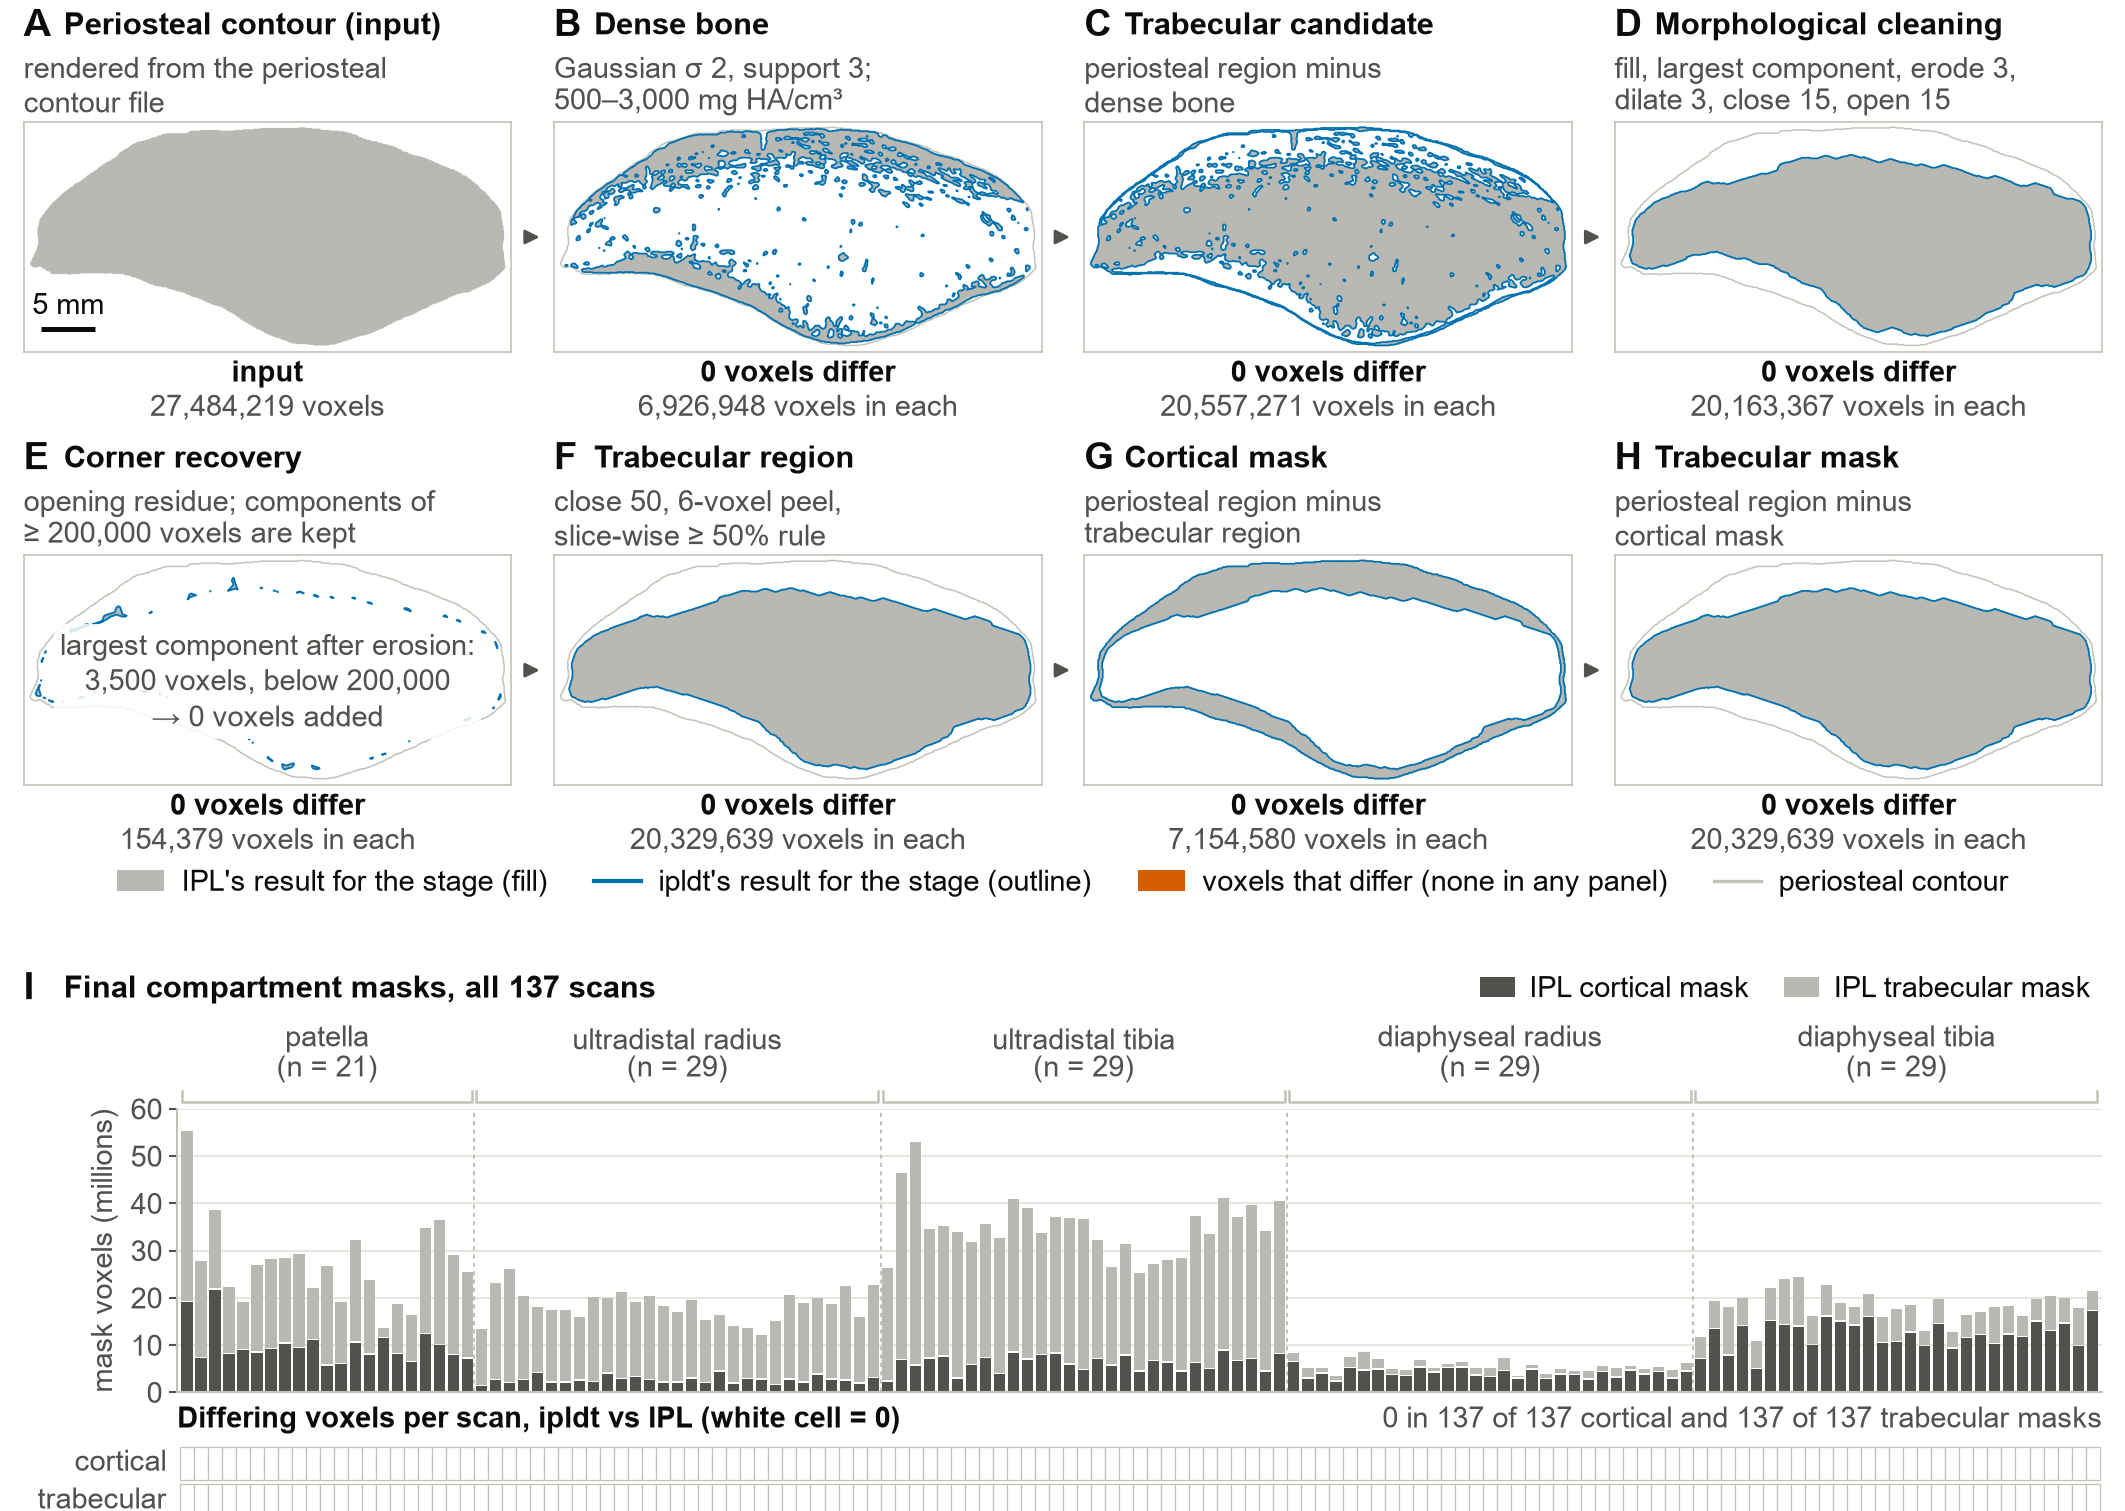

Write the Python code that produced this figure.
"""fig2_step1.py -- Figure 2 of the ipldt / ORMIR-BQRL manuscript: the cortical / trabecular compartment
separation (the reimplementation of IPL Script 32 STEP 1) stage by stage on one patella scan, and the agreement
of the final compartment masks on all 137 scans.

Panels A-H: one mid-slice of a patella scan (XtremeCT II, 60.7 um).  Fill = the voxels IPL V5.42 exported for
that stage of its own evaluation; blue outline = ipldt's result for the same stage, run end to end from the
greyscale and the same periosteal contour with the standard tibia parameters; orange = voxels that differ (none).
Under each panel: the number of differing voxels of the WHOLE stage volume (compared by global voxel position)
and the voxel count of the stage.
Panel I: the final cortical and trabecular masks of all 137 scans -- the size of IPL's masks and, per scan, the
number of voxels in which ipldt's mask differs (0 on every scan).

Run from the repository root in the `ormir` environment (numpy, scipy, numba, matplotlib; no GPU needed):

    python manuscript/figures/fig2_step1.py [--recompute]

Writes manuscript/figures/fig2_step1.png (300 dpi) and fig2_step1.svg, with the sidecars
fig2_step1_numbers.json (every number drawn) and fig2_step1_scans.csv (the 137 rows of panel I).
The slice crops and stage comparisons of panels A-H are cached in manuscript/figures/cache/ after the first run
(about 2 min: 32 AIM exports read, the ipldt chain run once, the two renderings computed); --recompute redoes it.

Inputs (read only):
  * IPL's stage exports of the patella scan and its greyscale AIM (T16_DIR, GRAB below);
  * validation/results/from_ipl_contour_ceil_dt/records/*.json   (21 patellae, configuration B: the dt-inclusive run
    under the shipped engine, the source of every patella configuration-B number of the manuscript);
  * validation/results/oslh_auto_vN/records/<Group>_<Study>_<n>.json (62 radius / tibia scans, configuration B) and
    validation/results/oslh_noedit_vN/records/<Group>_<Study>_<n>.json (the 54 diaphyseal scans of the second set):
    116 radius / tibia scans, the list of manuscript/facts/facts.json (Diaphyseal_CKD_991161 is not part of it);
  * manuscript/facts/facts.json: every pooled and per-site number of panel I is asserted against it.
Nothing under ipldt/ is modified: every ipldt number comes from calling ipldt.step1 / ipldt.contour on IPL's files.
"""
from __future__ import annotations

import argparse
import csv
import glob
import json
import os
import re
import sys
import time

import numpy as np
import matplotlib

matplotlib.use("Agg")
import matplotlib.pyplot as plt  # noqa: E402
from matplotlib import patches  # noqa: E402
from matplotlib.lines import Line2D  # noqa: E402

HERE = os.path.dirname(os.path.abspath(__file__))
REPO = os.path.dirname(os.path.dirname(HERE))
sys.path.insert(0, os.path.join(REPO, "validation"))  # noqa: E402  (datapaths, result_sets)
from datapaths import lab_path, public_path  # noqa: E402
from result_sets import OSLH_AUTO, OSLH_NOEDIT  # noqa: E402
sys.path.insert(0, REPO)
from ipldt.io import read_aim, align_to  # noqa: E402
from ipldt import ipl_ops as ops  # noqa: E402
from ipldt.step1 import STAGES, TIBIA, cort_trab_separation  # noqa: E402
from ipldt.contour import render_volume  # noqa: E402

# ------------------------------------------------------------------------------------------------ inputs
T16_DIR = lab_path("ipl_test_runs/run15/aims_and_logs")   # IPL's stage exports
EXPORT_BASE = "X2420448_T16_"                                                                  # <base>_<TAG>.AIM;n
GREY_AIM = lab_path("patellae/PFJ-0be66a_R/X2420448.AIM")           # the scan's greyscale
PATELLA_RECORDS = os.path.join(REPO, "validation", "results", "from_ipl_contour_ceil_dt", "records")
OSLH_RECORD_DIRS = [os.path.join(REPO, "validation", "results", OSLH_AUTO, "records"),
                    os.path.join(REPO, "validation", "results", OSLH_NOEDIT, "records")]
FACTS_JSON = os.path.join(REPO, "manuscript", "facts", "facts.json")
OSLH_RX = re.compile(r"^[A-Za-z]+_[A-Za-z]+_\d+\.json$")
OSLH_SKIP = {"Diaphyseal_CKD_991161"}          # a record that exists but is not part of the validation set
CACHE = os.path.join(HERE, "cache", "fig2_step1_cache")
OUT = os.path.join(HERE, "fig2_step1")

VOX_MM = 0.0607
Z_MID = 252                                  # global z of the shown slice (the stage-00 volume spans z 168..335)
TAGS32 = STAGES + ("30_cortgobj", "31_trabgobj")

# the eight stages shown, in pipeline order: (tag, letter, title, what the stage does -- two short lines)
PANELS = [
    ("00_all", "A", "Periosteal contour (input)", "rendered from the periosteal\ncontour file"),
    ("01_seggauss", "B", "Dense bone", "Gaussian σ 2, support 3;\n500–3,000 mg HA/cm³"),
    ("02_trab0", "C", "Trabecular candidate", "periosteal region minus\ndense bone"),
    ("15_open15", "D", "Morphological cleaning", "fill, largest component, erode 3,\ndilate 3, close 15, open 15"),
    ("16_corners", "E", "Corner recovery", "opening residue; components of\n≥ 200,000 voxels are kept"),
    ("25_slicewise", "F", "Trabecular region", "close 50, 6-voxel peel,\nslice-wise ≥ 50% rule"),
    ("28_cortfinal", "G", "Cortical mask", "periosteal region minus\ntrabecular region"),
    ("29_trabfinal", "H", "Trabecular mask", "periosteal region minus\ncortical mask"),
]

# panel I: site groups in drawing order (the order of Figures 3, 5 and 6) and their labels; the n is filled in from the data
SITES = [("patella", "patella"), ("UD radius", "ultradistal radius"), ("UD tibia", "ultradistal tibia"),
         ("D radius", "diaphyseal radius"), ("D tibia", "diaphyseal tibia")]
N_SITE = {"patella": 21, "UD radius": 29, "UD tibia": 29, "D radius": 29, "D tibia": 29}     # n = 137

# ------------------------------------------------------------------------------------------------ style
# Okabe-Ito (colour-blind safe, the palette of every figure): blue = ipldt, vermilion = differing voxels,
# greys = IPL's masks, ink for text
C_BLUE, C_ORANGE = "#0072B2", "#D55E00"
C_INK, C_INK2, C_MUTED, C_GRID, C_AXIS = "#0b0b0b", "#52514e", "#898781", "#e1e0d9", "#c3c2b7"
C_FILL = "#b9b8b3"           # IPL's export (panels A-H)
C_CORT, C_TRAB = "#52514e", "#b9b8b3"   # IPL's cortical / trabecular mask (panel I)
C_PERI = "#c3c2b7"           # periosteal outline reference
plt.rcParams.update({
    "font.family": "sans-serif", "font.sans-serif": ["Arial", "Helvetica", "DejaVu Sans"],
    "font.size": 7, "axes.titlesize": 7, "axes.labelsize": 7, "xtick.labelsize": 7, "ytick.labelsize": 7,
    "legend.fontsize": 7, "axes.linewidth": 0.5, "axes.edgecolor": C_AXIS, "xtick.major.width": 0.5,
    "ytick.major.width": 0.5, "xtick.color": C_INK2, "ytick.color": C_INK2, "savefig.dpi": 300,
    "figure.dpi": 100, "pdf.fonttype": 42, "svg.fonttype": "none", "text.color": C_INK, "axes.labelcolor": C_INK2,
})

T0 = time.time()


def say(*a):
    print(f"[{time.time() - T0:6.1f}s]", *a, flush=True)


# ------------------------------------------------------------------------------------------------ helpers
def find_export(tag):
    """The newest VMS version (';n') of <EXPORT_BASE><TAG>.AIM in T16_DIR."""
    rx = re.compile("^" + re.escape(EXPORT_BASE + tag) + r"\.AIM(?:;(\d+))?$", re.I)
    cands = [(int(m.group(1) or 0), f) for f in os.listdir(T16_DIR) for m in [rx.match(f)] if m]
    if not cands:
        raise FileNotFoundError(f"no export for {tag} in {T16_DIR}")
    return os.path.join(T16_DIR, max(cands)[1])


def count(v):
    return int(np.count_nonzero(v["data"]))


def mismatch(a, b):
    """Two volumes on any grids, pasted onto their union grid by global position:
    (differing voxels, a-only, b-only, grids identical)."""
    dim, pos = ops.union_grid(a, b)
    A = ops.on_grid(a, dim, pos) != 0
    B = ops.on_grid(b, dim, pos) != 0
    d = A != B
    same = tuple(a["dim"]) == tuple(b["dim"]) and tuple(a["pos"]) == tuple(b["pos"])
    return int(d.sum()), int((A & ~B).sum()), int((B & ~A).sum()), bool(same)


def slice_at(v, z, frame):
    """The set voxels of volume v on global slice z inside the (x0, y0, W, H) window, as a bool (H, W) array."""
    x0, y0, W, H = frame
    return align_to(v, (int(W), int(H), 1), (int(x0), int(y0), int(z)))[0] != 0


def bbox2d(mask, margin, bounds):
    ys, xs = np.nonzero(mask)
    x0, x1 = max(0, xs.min() - margin), min(bounds[0], xs.max() + 1 + margin)
    y0, y1 = max(0, ys.min() - margin), min(bounds[1], ys.max() + 1 + margin)
    return int(x0), int(y0), int(x1 - x0), int(y1 - y0)


# ------------------------------------------------------------------------------------------------ compute
def compute_stages():
    """IPL's 32 exports vs ipldt's chain on the same scan: whole-volume comparison per stage + mid-slice crops."""
    say("reading IPL's 32 stage exports and the greyscale")
    E = {tag: read_aim(find_export(tag)) for tag in TAGS32}
    grey = read_aim(GREY_AIM)
    N = dict(z_mid=Z_MID, vox_mm=VOX_MM, export_counts={t: count(E[t]) for t in TAGS32},
             export_grids={t: [[int(x) for x in E[t]["dim"]], [int(x) for x in E[t]["pos"]]] for t in TAGS32})

    say("ipldt: cort_trab_separation(grey, IPL's periosteal rendering, TIBIA, keep_stages=True)")
    t = time.time()
    res = cort_trab_separation(grey, E["00_all"], TIBIA, keep_stages=True)
    N["ipldt_seconds_step1"] = time.time() - t
    N["thresholds"] = res["info"]["thresholds"]
    N["params"] = res["info"]["params"]
    st = dict(res["stages"])
    st["00_all"] = E["00_all"]
    for tag, src in (("30_cortgobj", "28_cortfinal"), ("31_trabgobj", "29_trabfinal")):
        t = time.time()
        st[tag] = ops.mask_vol(render_volume(st[src]["data"] != 0), st[src]["dim"], st[src]["pos"])
        N[f"ipldt_seconds_{tag}"] = time.time() - t

    say("comparing every stage by global position")
    cmp = {}
    for tag in TAGS32:
        if tag == "00_all":
            cmp[tag] = dict(mismatches=None, ours_only=None, ipl_only=None, same_grid=True, voxels_ours=count(E[tag]),
                            voxels_ipl=count(E[tag]), note="input: IPL's periosteal rendering is the chain's input")
            continue
        d, ao, bo, same = mismatch(st[tag], E[tag])
        cmp[tag] = dict(mismatches=d, ours_only=ao, ipl_only=bo, same_grid=same, voxels_ours=count(st[tag]),
                        voxels_ipl=count(E[tag]))
        say(f"  {tag:15s} {d:>6d} differing   ipldt {count(st[tag]):>11,d}   IPL {count(E[tag]):>11,d}   grid same {same}")
    N["stages"] = cmp

    # the window: union x/y extent of all exports, cropped to the stage-00 mid-slice box + 10 voxels
    xs = [v["pos"][0] for v in E.values()] + [v["pos"][0] + v["dim"][0] for v in E.values()]
    ys = [v["pos"][1] for v in E.values()] + [v["pos"][1] + v["dim"][1] for v in E.values()]
    ux0, ux1, uy0, uy1 = min(xs), max(xs), min(ys), max(ys)
    full = (ux0, uy0, ux1 - ux0, uy1 - uy0)
    bx0, by0, bw, bh = bbox2d(slice_at(E["00_all"], Z_MID, full), 10, (full[2], full[3]))
    frame = (ux0 + bx0, uy0 + by0, bw, bh)
    N["frame"] = list(frame)
    ipl = np.stack([slice_at(E[t], Z_MID, frame) for t in TAGS32])
    ours = np.stack([slice_at(st[t], Z_MID, frame) for t in TAGS32])
    N["slice_differing"] = {t: int((ipl[i] != ours[i]).sum()) for i, t in enumerate(TAGS32)}
    return dict(numbers=N, ipl=ipl, ours=ours)


def load_scans():
    """One row per scan (137): site, IPL's final mask sizes and the differing voxels of ipldt's masks."""
    rows = []
    for f in sorted(glob.glob(os.path.join(PATELLA_RECORDS, "*.json"))):
        d = json.load(open(f))
        s, c = d["step1"], d["contours"]
        rows.append(dict(site="patella", key=os.path.basename(f)[:-5], slices=int(d["grey"]["grid"][0][2]),
                         cort_ipl=s["cort"]["voxels_ipl"], trab_ipl=s["trab"]["voxels_ipl"],
                         cort_ours=s["cort"]["voxels_ours"], trab_ours=s["trab"]["voxels_ours"],
                         cort_diff=s["cort"]["mismatches"], trab_diff=s["trab"]["mismatches"],
                         cort_diff_rendered=c["cort"]["mismatches"], trab_diff_rendered=c["trab"]["mismatches"],
                         compared="STEP 1 rasters", step1_seconds=d["timings"]["step1"]))
    oslh = [f for dd in OSLH_RECORD_DIRS for f in glob.glob(os.path.join(dd, "*.json")) if OSLH_RX.match(os.path.basename(f))]
    assert len({os.path.basename(f) for f in oslh}) == len(oslh), "a record occurs in both radius/tibia directories"
    for f in sorted(oslh, key=os.path.basename):
        d = json.load(open(f))
        if d["tag"] in OSLH_SKIP:
            continue
        r = d["B"]["renderings"]
        site = f"{d['meta']['region']} {d['meta']['bone'].lower()}"
        rows.append(dict(site=site, key=d["tag"], slices=int(d["grey"]["grid"][0][2]),
                         cort_ipl=r["cort"]["voxels_ipl"], trab_ipl=r["trab"]["voxels_ipl"],
                         cort_ours=r["cort"]["voxels_ours"], trab_ours=r["trab"]["voxels_ours"],
                         cort_diff=r["cort"]["mismatches"], trab_diff=r["trab"]["mismatches"],
                         cort_diff_rendered=r["cort"]["mismatches"], trab_diff_rendered=r["trab"]["mismatches"],
                         compared="rendered contours", step1_seconds=d["timings"]["step1"]))
    order = {s: i for i, (s, _) in enumerate(SITES)}
    rows.sort(key=lambda r: (order[r["site"]], r["key"]))
    n_site = {s: sum(r["site"] == s for r in rows) for s, _ in SITES}
    assert len(rows) == sum(N_SITE.values()) == 137 and n_site == N_SITE, n_site
    return rows


def check_facts(scans):
    """Every pooled / per-site number panel I draws must equal manuscript/facts/facts.json (the paper's numbers)."""
    f = json.load(open(FACTS_JSON))["facts"]
    pat = [r for r in scans if r["site"] == "patella"]
    osl = [r for r in scans if r["site"] != "patella"]
    want = {"cohort.n_total": len(scans), "cohort.patella.n": len(pat), "cohort.oslh.n": len(osl)}
    for part in ("cort", "trab"):
        want.update({f"B.patella.step1.{part}.n_scans": len(pat),
                     f"B.patella.step1.{part}.exact_scans": sum(r[f"{part}_diff"] == 0 for r in pat),
                     f"B.patella.step1.{part}.mismatches": sum(r[f"{part}_diff"] for r in pat),
                     f"B.patella.step1.{part}.voxels_ipl": sum(r[f"{part}_ipl"] for r in pat),
                     f"B.oslh.rendering.{part}.n_scans": len(osl),
                     f"B.oslh.rendering.{part}.exact_scans": sum(r[f"{part}_diff"] == 0 for r in osl),
                     f"B.oslh.rendering.{part}.mismatches": sum(r[f"{part}_diff"] for r in osl),
                     f"B.oslh.rendering.{part}.voxels_ipl": sum(r[f"{part}_ipl"] for r in osl)})
        for site, key in (("UD radius", "UD_radius"), ("UD tibia", "UD_tibia"), ("D radius", "D_radius"), ("D tibia", "D_tibia")):
            rs = [r for r in osl if r["site"] == site]
            want.update({f"cohort.site.{key}.n": len(rs),
                         f"B.site.{key}.rendering.{part}.n_scans": len(rs),
                         f"B.site.{key}.rendering.{part}.exact_scans": sum(r[f"{part}_diff"] == 0 for r in rs),
                         f"B.site.{key}.rendering.{part}.mismatches": sum(r[f"{part}_diff"] for r in rs),
                         f"B.site.{key}.rendering.{part}.voxels_ipl": sum(r[f"{part}_ipl"] for r in rs)})
    bad = {k: (f[k]["value"], v) for k, v in want.items() if f[k]["value"] != v}
    assert not bad, f"panel I disagrees with facts.json: {bad}"
    say(f"facts check: {len(want)} keys of facts.json reproduced exactly")
    return sorted(want)


def check_text_widths(fig, items):
    """Warn when a text runs past the horizontal span it was given: items = [(Text, x0_mm, x1_mm, label)]."""
    fig.canvas.draw()
    r = fig.canvas.get_renderer()
    bad = 0
    for t, x0, x1, label in items:
        bb = t.get_window_extent(renderer=r)
        lo, hi = bb.x0 / fig.dpi * 25.4, bb.x1 / fig.dpi * 25.4
        if lo < x0 - 0.3 or hi > x1 + 0.3:
            bad += 1
            say(f"  WARNING text overflows its {x1 - x0:.1f} mm span by {max(x0 - lo, hi - x1):.1f} mm: {label!r}")
    say(f"text-width check: {len(items)} texts, {bad} overflow")
    return bad


def save_cache(R):
    os.makedirs(os.path.dirname(CACHE), exist_ok=True)
    np.savez_compressed(CACHE + ".npz", ipl=R["ipl"], ours=R["ours"])
    json.dump(R["numbers"], open(CACHE + ".json", "w"), indent=1)


def load_cache():
    z = np.load(CACHE + ".npz")
    return dict(numbers=json.load(open(CACHE + ".json")), ipl=z["ipl"], ours=z["ours"])


# ------------------------------------------------------------------------------------------------ drawing
FIG_W, FIG_H = 180.0, 128.0          # mm (2026-10-17: 133 -> 128 after the footnotes under panel I were removed)


def ax_mm(fig, x, y_top, w, h):
    """Axes at (x, y_top) mm from the top-left corner of the figure, w x h mm."""
    return fig.add_axes([x / FIG_W, 1 - (y_top + h) / FIG_H, w / FIG_W, h / FIG_H])


def ftext(fig, x, y_top, s, **kw):
    """fig.text at (x, y_top) in mm from the top-left corner."""
    kw.setdefault("va", "top")
    return fig.text(x / FIG_W, 1 - y_top / FIG_H, s, **kw)


def hex_rgb(h):
    return np.array([int(h[i:i + 2], 16) / 255 for i in (1, 3, 5)])


def fmt(n):
    """An integer with comma thousands separators, as in the legends and the text."""
    return f"{n:,d}"


def draw(R, scans):
    N, IPL, OURS = R["numbers"], R["ipl"], R["ours"]
    idx = {t: i for i, t in enumerate(TAGS32)}
    H, W = IPL[0].shape
    fig = plt.figure(figsize=(FIG_W / 25.4, FIG_H / 25.4))
    checks = []

    # ---------------------------------------------------------------- panels A-H: 2 rows x 4 columns
    ncol, x_left, gap, title_h, note_h = 4, 2.0, 3.6, 9.6, 6.6
    pw = (FIG_W - 2 * x_left - (ncol - 1) * gap) / ncol
    ph = pw * H / W
    row_h = title_h + ph + note_h
    y0 = 0.8
    peri = IPL[idx["00_all"]]
    for k, (tag, letter, title, what) in enumerate(PANELS):
        r, c = divmod(k, ncol)
        x = x_left + c * (pw + gap)
        yt = y0 + r * (row_h + 1.0)
        ax = ax_mm(fig, x, yt + title_h, pw, ph)
        ipl, ours = IPL[idx[tag]], OURS[idx[tag]]
        rgb = np.ones(ipl.shape + (3,))
        rgb[ipl] = hex_rgb(C_FILL)
        rgb[ipl != ours] = hex_rgb(C_ORANGE)
        ax.imshow(rgb, interpolation="antialiased", origin="upper", extent=(-0.5, W - 0.5, H - 0.5, -0.5))
        if tag != "00_all":
            ax.contour(peri.astype(float), levels=[0.5], colors=[C_PERI], linewidths=0.35)
            ax.contour(ours.astype(float), levels=[0.5], colors=[C_BLUE], linewidths=0.42)
        ax.set_xticks([])
        ax.set_yticks([])
        for s in ax.spines.values():
            s.set_edgecolor(C_AXIS)
            s.set_linewidth(0.4)
        # letter, title and the two-line description above the image
        ftext(fig, x, yt, letter, fontsize=9, fontweight="bold", ha="left")
        t1 = ftext(fig, x + 3.4, yt + 0.25, title, fontsize=7.5, fontweight="bold", ha="left")
        t2 = ftext(fig, x, yt + 3.9, what, fontsize=7, color=C_INK2, ha="left", linespacing=1.15)
        checks += [(t1, x, x + pw, title), (t2, x, x + pw, what)]
        # the whole-volume comparison of the stage, below the image
        st = N["stages"][tag]
        yn = yt + title_h + ph + 0.7
        if tag == "00_all":
            n1 = ftext(fig, x + pw / 2, yn, "input", fontsize=7, fontweight="bold", ha="center")
            n2 = ftext(fig, x + pw / 2, yn + 2.9, f"{fmt(st['voxels_ipl'])} voxels", fontsize=7, color=C_INK2, ha="center")
        else:
            n_ipl, n_our, d = st["voxels_ipl"], st["voxels_ours"], st["mismatches"]
            n1 = ftext(fig, x + pw / 2, yn, f"{fmt(d)} voxels differ", fontsize=7, fontweight="bold",
                       color=C_INK if d == 0 else C_ORANGE, ha="center")
            tail = f"{fmt(n_ipl)} voxels in each" if n_ipl == n_our else f"IPL {fmt(n_ipl)}, ipldt {fmt(n_our)}"
            n2 = ftext(fig, x + pw / 2, yn + 2.9, tail, fontsize=7, color=C_INK2, ha="center")
        checks += [(n1, x, x + pw, "note 1 " + tag), (n2, x, x + pw, "note 2 " + tag)]
        if tag == "00_all":                                  # the one scale bar
            n = 5.0 / VOX_MM
            xb, yb = W * 0.035, H * 0.90
            ax.plot([xb, xb + n], [yb, yb], color=C_INK, lw=1.2, solid_capstyle="butt")
            ax.text(xb + n / 2, yb - H * 0.04, "5 mm", ha="center", va="bottom", fontsize=7, color=C_INK)
        if tag == "16_corners":                              # the branch keeps nothing on this scan
            kept = N["stages"]["21_corners2"]["voxels_ipl"]
            ax.text(0.5, 0.45, f"largest component after erosion:\n{fmt(N['largest_17'])} voxels, below 200,000\n"
                               f"→ {kept} voxels added",
                    transform=ax.transAxes, ha="center", va="center", fontsize=7, color=C_INK2, linespacing=1.25,
                    bbox=dict(fc="white", ec="none", alpha=0.85, pad=1.5))
        if c < ncol - 1:                                     # flow arrow to the next panel
            xa0, xa1 = (x + pw + 0.5) / FIG_W, (x + pw + gap - 0.5) / FIG_W
            ya = 1 - (yt + title_h + ph / 2) / FIG_H
            fig.add_artist(patches.FancyArrowPatch((xa0, ya), (xa1, ya), transform=fig.transFigure, arrowstyle="-|>",
                                                   mutation_scale=7, lw=0.7, color=C_INK2))
    # legend of panels A-H
    y_leg = y0 + 2 * row_h + 1.0 + 0.2
    handles = [patches.Patch(fc=C_FILL, ec="none", label="IPL's result for the stage (fill)"),
               Line2D([], [], color=C_BLUE, lw=1.0, label="ipldt's result for the stage (outline)"),
               patches.Patch(fc=C_ORANGE, ec="none", label="voxels that differ (none in any panel)"),
               Line2D([], [], color=C_PERI, lw=0.8, label="periosteal contour")]
    axl = ax_mm(fig, x_left, y_leg, FIG_W - 2 * x_left, 3.0)
    axl.axis("off")
    axl.legend(handles=handles, loc="center", ncol=4, frameon=False, fontsize=7, handlelength=1.6,
               columnspacing=1.6, handletextpad=0.6, borderaxespad=0)

    # ---------------------------------------------------------------- panel I: the 137 scans
    yI = y_leg + 9.0                                   # 2026-10-17: more white space between the A-H legend and panel I
    xl, xr = 15.0, FIG_W - 2.0
    n = len(scans)
    ftext(fig, x_left, yI, "I", fontsize=9, fontweight="bold", ha="left")
    ftext(fig, x_left + 3.4, yI + 0.25, f"Final compartment masks, all {n} scans", fontsize=7.5, fontweight="bold", ha="left")
    axh = ax_mm(fig, xr - 60.0, yI - 0.2, 60.0, 3.4)
    axh.axis("off")
    axh.legend(handles=[patches.Patch(fc=C_CORT, label="IPL cortical mask"), patches.Patch(fc=C_TRAB, label="IPL trabecular mask")],
               loc="center right", ncol=2, frameon=False, fontsize=7, handlelength=1.2, columnspacing=1.2,
               handletextpad=0.5, borderaxespad=0)
    lane_top, lane_h = yI + 4.6, 7.0                       # the site labels and their brackets, above the bars
    bar_top, bar_h = lane_top + lane_h, 24.0
    axb = ax_mm(fig, xl, bar_top, xr - xl, bar_h)
    xs = np.arange(n)
    cort = np.array([r["cort_ipl"] for r in scans]) / 1e6
    trab = np.array([r["trab_ipl"] for r in scans]) / 1e6
    axb.bar(xs, cort, width=0.8, color=C_CORT, lw=0)
    axb.bar(xs, trab, bottom=cort + 0.3, width=0.8, color=C_TRAB, lw=0)      # 0.3 M gap = the surface gap
    axb.set_xlim(-0.7, n - 0.3)
    ymax = 60.0
    assert (cort + trab).max() < ymax, (cort + trab).max()
    axb.set_ylim(0, ymax)
    axb.set_yticks(np.arange(0, 61, 10))
    axb.set_ylabel("mask voxels (millions)", fontsize=7, labelpad=3)
    axb.set_xticks([])
    axb.tick_params(axis="y", length=2, pad=1.5, labelsize=7)
    axb.grid(True, axis="y", color=C_GRID, lw=0.4)
    axb.set_axisbelow(True)
    for s in ("top", "right"):
        axb.spines[s].set_visible(False)
    axb.spines["bottom"].set_color(C_AXIS)
    axb.spines["left"].set_color(C_AXIS)
    # site groups: separators + labels along the top of the bar axes
    bounds, i0 = [], 0
    for s, lab in SITES:
        k = sum(r["site"] == s for r in scans)
        bounds.append((s, f"{lab}\n(n = {k})", i0, i0 + k - 1))
        i0 += k
    axg = ax_mm(fig, xl, lane_top, xr - xl, lane_h)          # the label lane shares the bar axes' x scale
    axg.set_xlim(-0.7, n - 0.3)
    axg.set_ylim(0, 1)
    axg.axis("off")
    for j, (s, lab, a, b) in enumerate(bounds):
        if j:
            axb.axvline(a - 0.5, color=C_AXIS, lw=0.5, ls=(0, (2, 2)))
        axg.plot([a - 0.35, a - 0.35, b + 0.35, b + 0.35], [0.22, 0.08, 0.08, 0.22], color=C_AXIS, lw=0.6)
        tg = axg.text((a + b) / 2, 0.3, lab, ha="center", va="bottom", fontsize=7, color=C_INK2, linespacing=1.1)
        checks.append((tg, xl, xr, "site label " + s))
    # the strip: differing voxels per scan, two rows, with its header in the gap under the bars
    strip_top, cell_h = bar_top + bar_h + 4.4, 3.2
    n_exact_c = sum(r["cort_diff"] == 0 for r in scans)
    n_exact_t = sum(r["trab_diff"] == 0 for r in scans)
    hd = ftext(fig, xl, strip_top - 0.9, "Differing voxels per scan, ipldt vs IPL (white cell = 0)", fontsize=7,
               fontweight="bold", ha="left", va="bottom")
    ftext(fig, xr, strip_top - 0.9, f"0 in {n_exact_c} of {n} cortical and {n_exact_t} of {n} trabecular masks",
          fontsize=7, color=C_INK2, ha="right", va="bottom")
    axs = ax_mm(fig, xl, strip_top, xr - xl, 2 * cell_h)
    axs.set_xlim(-0.7, n - 0.3)
    axs.set_ylim(0, 2)
    axs.axis("off")
    # 137 cells of 1.2 mm are too narrow for a 7-pt numeral: a cell is white for 0 and vermilion otherwise, with its
    # count printed above the strip (the convention of Figure 5F)
    for row, key in ((1, "cort_diff"), (0, "trab_diff")):
        for i, r in enumerate(scans):
            d = r[key]
            axs.add_patch(patches.Rectangle((i - 0.5, row + 0.06), 1.0, 0.88, fc="white" if d == 0 else C_ORANGE,
                                            ec=C_AXIS, lw=0.3))
            if d:
                axs.text(i, 2.05, f"{d}", ha="center", va="bottom", fontsize=7, color=C_ORANGE)
    for row, lab in ((1, "cortical"), (0, "trabecular")):
        ftext(fig, xl - 0.9, strip_top + (2 - row - 0.5) * cell_h, lab, fontsize=7, color=C_INK2, ha="right", va="center")
    # (2026-10-17: the two footnote lines under the strip were removed at the authors' request; the pooled totals
    # stay in fig2_step1_numbers.json)
    checks += [(hd, xl, xr, "strip header")]
    check_text_widths(fig, checks)
    return fig


def main():
    ap = argparse.ArgumentParser(description=__doc__, formatter_class=argparse.RawDescriptionHelpFormatter)
    ap.add_argument("--recompute", action="store_true", help="ignore the cache of the stage comparisons and crops")
    a = ap.parse_args()
    if not a.recompute and os.path.exists(CACHE + ".json") and os.path.exists(CACHE + ".npz"):
        say("loading cache", CACHE)
        R = load_cache()
    else:
        R = compute_stages()
        save_cache(R)
    N = R["numbers"]
    # the largest component of the eroded corner candidates (stage 17) on this scan: from IPL's export
    if "largest_17" not in N:
        v17 = read_aim(find_export("17_cornero"))
        sizes = ops.component_sizes(v17)
        N["largest_17"] = int(sizes[0]) if sizes.size else 0
        N["n_components_17"] = int(sizes.size)
        json.dump(N, open(CACHE + ".json", "w"), indent=1)
    scans = load_scans()
    facts_keys = check_facts(scans)
    say(f"{len(scans)} scans; differing voxels cortical {sum(r['cort_diff'] for r in scans)}, "
        f"trabecular {sum(r['trab_diff'] for r in scans)}")
    fig = draw(R, scans)
    fig.savefig(OUT + ".png", dpi=300, facecolor="white")
    fig.savefig(OUT + ".svg", facecolor="white")
    plt.close(fig)
    say("wrote", OUT + ".png", "and .svg")
    # sidecars
    out = dict(figure="fig2_step1", scan_shown="one patella scan, mid-slice", z_mid=N["z_mid"], frame=N["frame"],
               vox_mm=VOX_MM, panels=[dict(tag=t, letter=L, title=ti, what=w, **N["stages"][t],
                                           slice_differing=N["slice_differing"][t]) for t, L, ti, w in PANELS],
               all_stages=N["stages"], slice_differing=N["slice_differing"], thresholds=N["thresholds"],
               params=N["params"], largest_component_stage17=N["largest_17"], n_components_stage17=N["n_components_17"],
               ipldt_seconds_step1_this_scan=N["ipldt_seconds_step1"],
               scans=dict(n=len(scans), n_exact_cort=sum(r["cort_diff"] == 0 for r in scans),
                          n_exact_trab=sum(r["trab_diff"] == 0 for r in scans),
                          differing_cort_total=sum(r["cort_diff"] for r in scans),
                          differing_trab_total=sum(r["trab_diff"] for r in scans),
                          ipl_cort_voxels_total=sum(r["cort_ipl"] for r in scans),
                          ipl_trab_voxels_total=sum(r["trab_ipl"] for r in scans),
                          per_site={s: dict(n=sum(r["site"] == s for r in scans),
                                            exact_cort=sum(r["site"] == s and r["cort_diff"] == 0 for r in scans),
                                            exact_trab=sum(r["site"] == s and r["trab_diff"] == 0 for r in scans))
                                    for s, _ in SITES},
                          step1_seconds_median=float(np.median([r["step1_seconds"] for r in scans]))),
               facts_checked=facts_keys,
               sources=dict(exports=public_path(T16_DIR), greyscale=public_path(GREY_AIM), patella_records=public_path(PATELLA_RECORDS),
                            oslh_records=public_path(OSLH_RECORD_DIRS), facts=public_path(FACTS_JSON)))
    json.dump(out, open(OUT + "_numbers.json", "w"), indent=1)
    with open(OUT + "_scans.csv", "w", newline="") as f:
        w = csv.DictWriter(f, fieldnames=list(scans[0].keys()))
        w.writeheader()
        w.writerows(scans)
    say("sidecars", OUT + "_numbers.json", OUT + "_scans.csv")


if __name__ == "__main__":
    main()
